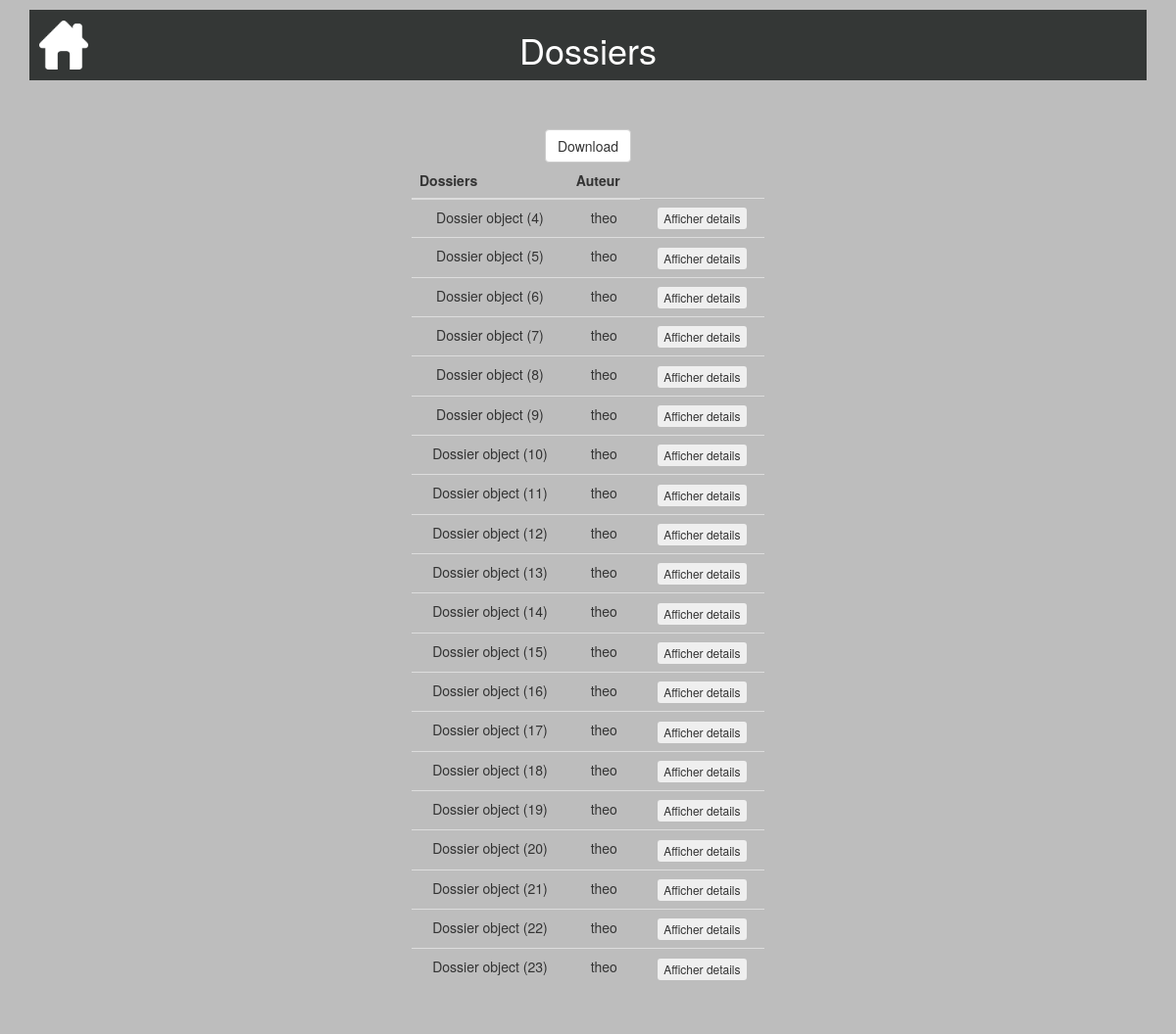
/consultertouslesdossiers/ (signed in), run on an earlier commit of the app's database.
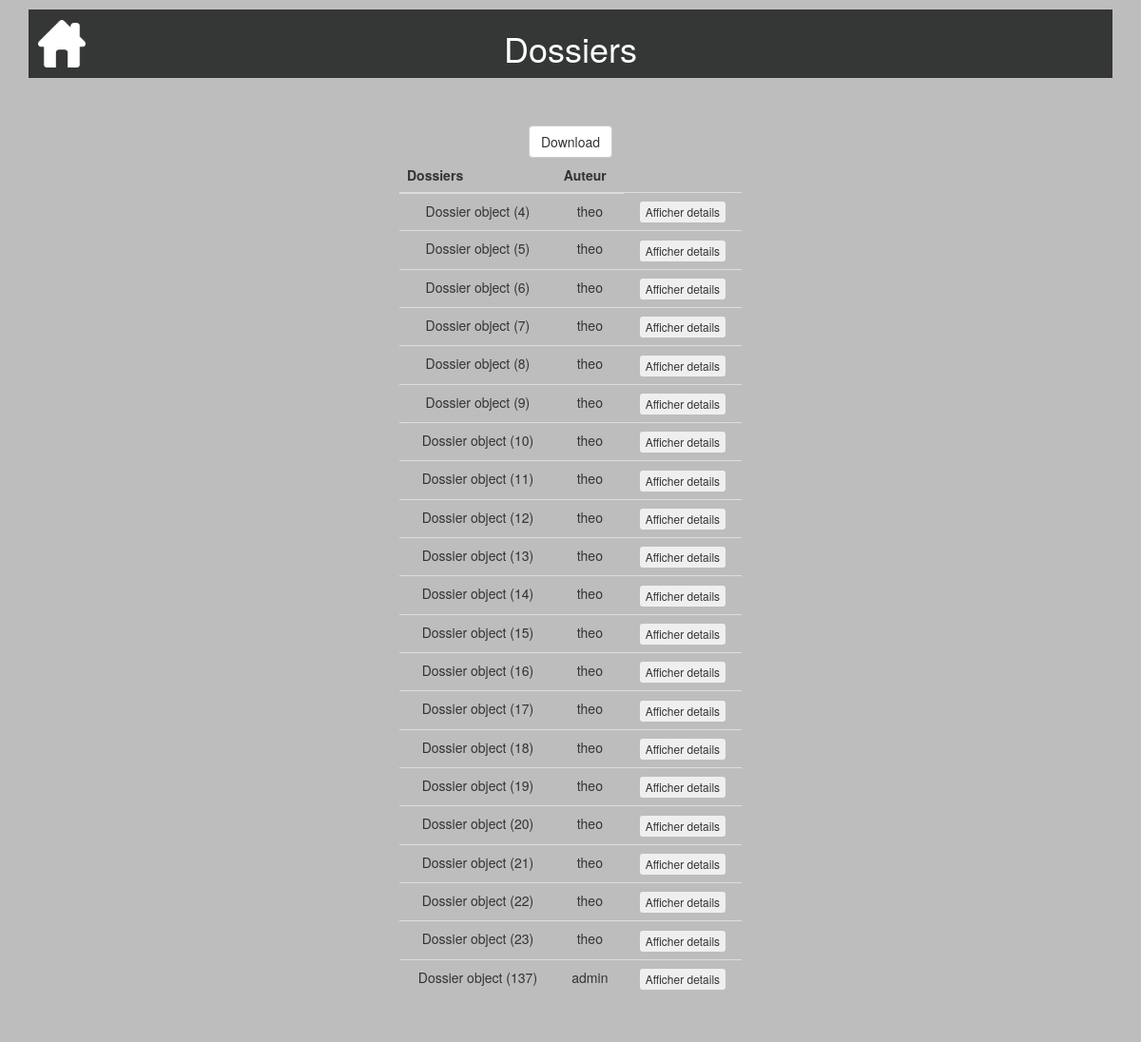
And on a later commit of the database.
### calculdej/models.py (models this page shows, shortened)
class Dossier(models.Model):
    date = models.DateTimeField(default=timezone.now, blank=True, verbose_name="Date création")
    auteur = models.ForeignKey(settings.AUTH_USER_MODEL, on_delete=models.CASCADE)
    taille = models.DecimalField(default=0.0,max_digits=5, decimal_places=2)
    poids = models.DecimalField(default=0.0,max_digits=5, decimal_places=2)
    pathologie = models.CharField(default="",max_length=20)
    age = models.IntegerField(default=0)
    de = models.DecimalField(default=0.00,max_digits=5, decimal_places=2)
    sexe = models.CharField(default="",max_length=1)
    det=models.DecimalField(default=0.00,max_digits=10, decimal_places=2)
    imc=models.DecimalField(default=0.00,max_digits=10, decimal_places=2)
    mb=models.DecimalField(default=0.00,max_digits=10, decimal_places=2)
    niveau=models.CharField(default="",max_length=20)
    dernier = models.BooleanField(default=True)

### consultertouslesdossiers/views.py (the view, shortened to what this page needs)
# urls.py: url('consultertouslesdossiers/', include('consultertouslesdossiers.urls')),
@login_required
@user_passes_test(check_user)
def consultertouslesdossiers(request):
    dossiers = Dossier.objects.all()
    return render(request, 'consultertouslesdossiers/consultertouslesdossiers.html', locals())

### consultertouslesdossiers/views.py (called while the page is built)
def check_user(user):
    if user.is_authenticated:
        username = user.get_username()
    return username=='admin'

### consultertouslesdossiers/templates/consultertouslesdossiers/consultertouslesdossiers.html (shortened to what this page needs)
{% extends "base.html" %}
{% block header %}<h1>Dossiers</h1>{% endblock %}
{% block content %}
<table class="table">
  <thead>
       <tr>
           <th>Dossiers</th>
           <th>Auteur</th>
       </tr>
   </thead>
   <tbody>
     <a class="btn btn-default" href="{% url 'downloadcsv' %}" role="button">Download</a>
       {% for d in dossiers %}
       <tr>
           <td>{{ d }}</td>
           <td>{{ d.auteur }}</td>
           <td>
             <form method="post">
                 <button onclick="details()" class="btn btn-xs" type="submit" name="btnaffdetails" value="{{d.id}}">Afficher details</button>
             </form>
          </td>
       </tr>
      {%endfor%}
    </tbody>
</table>
{% endblock %}

What changed in the data, as far as the page shows it:
added Dossier: id "Dossier object (137)", auteur "admin"
